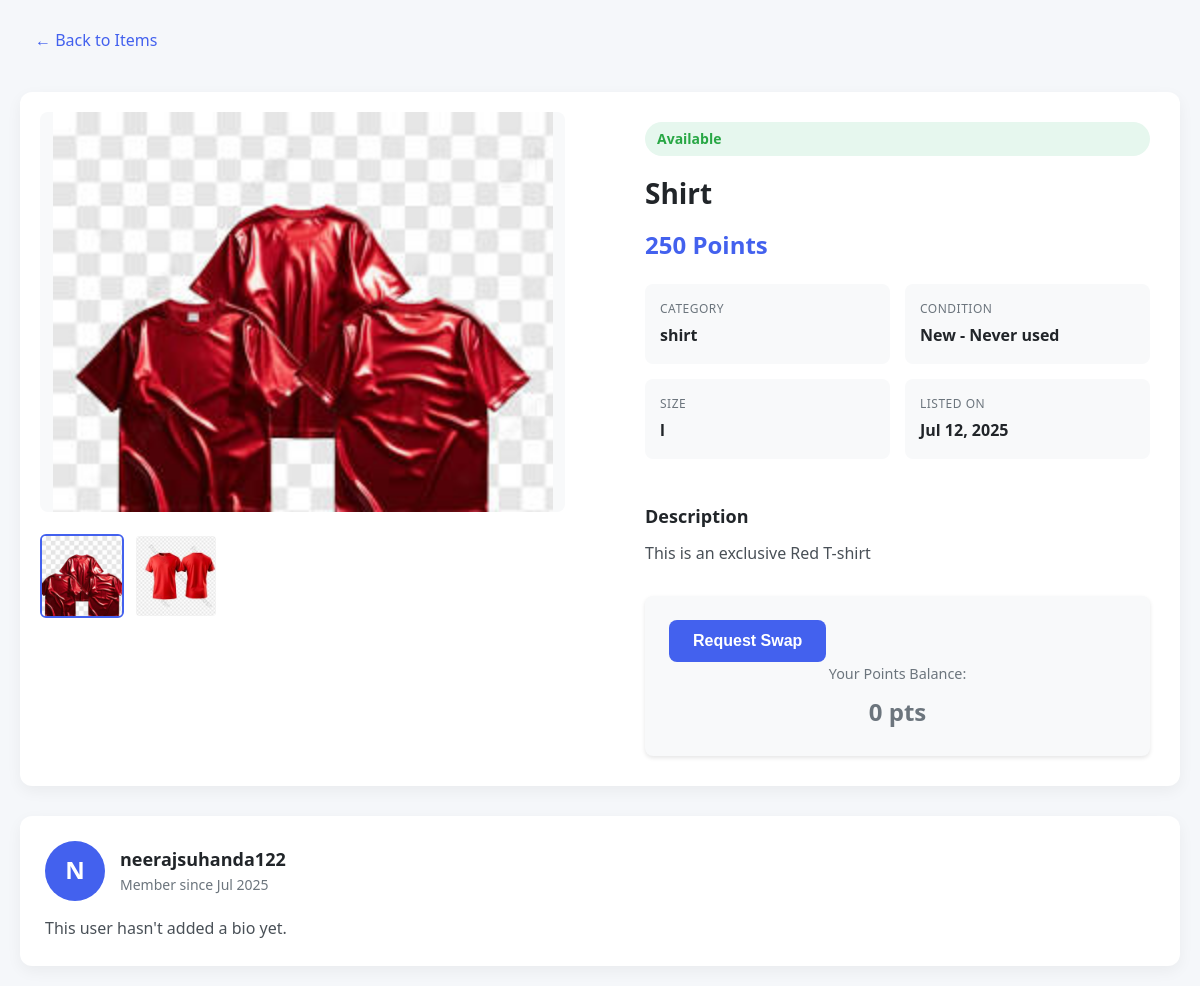
/items/13/ (signed in), run on the app's committed database.
### mainapp/models.py (models this page shows, shortened)
class Item(models.Model):
    CONDITION_CHOICES = [
        ('new', 'New - Never used'),
        ('like-new', 'Like New - Barely used'),
        ('good', 'Good - Some wear'),
        ('fair', 'Fair - Noticeable wear'),
        ('poor', 'Poor - Significant wear'),
    ]
    CATEGORY_CHOICES = [
        ('shirt','shirt'),
        ('t-shirt','t-shirt'),
        ('Track','Track'),
        ('Dress','Dress'),
    ]
    title = models.CharField(max_length=100)
    description = models.TextField()
    category = models.CharField(max_length=50, choices=CATEGORY_CHOICES)
    size = models.CharField(max_length=50)
    condition = models.CharField(max_length=20, choices=CONDITION_CHOICES)
    user = models.ForeignKey(User, on_delete=models.CASCADE)
    status = models.BooleanField(default=False)# False = Unavailable, True = Available
    points = models.IntegerField(null=True)
    uploaded_at = models.DateTimeField(auto_now_add=True)

class ItemImage(models.Model):
    user = models.ForeignKey(User, on_delete=models.CASCADE,null=True)
    item = models.ForeignKey(Item, on_delete=models.CASCADE, related_name='images')
    image = models.ImageField(upload_to='item_images/')

### mainapp/views.py (the view)
# urls.py: path('items/<int:item_id>/',views.item_detail_view, name='item_detail'),
@login_required
def item_detail_view(request, item_id):
    item = get_object_or_404(Item.objects.prefetch_related('images'), id=item_id)
    user_items = Item.objects.filter(user=request.user)
    total_points = user_items.aggregate(total=Sum('points'))['total'] or 0
    context = {
        'item': item,
        'owner': item.user ,
        'total_points':total_points,
        'user_is_owner': request.user.is_authenticated and request.user == item.user# Assuming you want to show owner info
    }
    return render(request, "Items_detail_page.html", context)

### templates/Items_detail_page.html (shortened to what this page needs)
<!DOCTYPE html>
<html lang="en">
<head>
</head>
<body>
    {% if request.user.is_authenticated %}
    <div class="container">
        <div class="header">
            <a href="{% url 'item-list' %}" class="back-button">
                ← Back to Items
            </a>
        </div>
        <div class="item-container">
            <div class="gallery-section">
                {% if item.images.all %}
                    <img src="{{ item.images.first.image.url }}" alt="{{ item.title }}" class="main-image" id="mainImage">
                {% else %}
                    <div class="main-image" style="display: flex; align-items: center; justify-content: center; color: #adb5bd;">
                        No Image Available
                    </div>
                {% endif %}
                <div class="thumbnail-container">
                    {% for image in item.images.all %}
                        <img src="{{ image.image.url }}" alt="Thumbnail {{ forloop.counter }}" class="thumbnail {% if forloop.first %}active{% endif %}" onclick="changeMainImage('{{ image.image.url }}', this)">
                    {% endfor %}
                </div>
            </div>
            <div class="details-section">
                <span class="status-badge {% if item.status %}available{% else %}unavailable{% endif %}">
                    {% if item.status %}Available{% else %}Unavailable{% endif %}
                </span>
                <h1 class="item-title">{{ item.title }}</h1>
                {% if item.points %}
                <div class="item-price">{{ item.points }} Points</div>
                {% endif %}
                <div class="meta-grid">
                    <div class="meta-item">
                        <div class="meta-label">Category</div>
                        <div class="meta-value">{{ item.get_category_display }}</div>
                    </div>
                    <div class="meta-item">
                        <div class="meta-label">Condition</div>
                        <div class="meta-value">{{ item.get_condition_display }}</div>
                    </div>
                    <div class="meta-item">
                        <div class="meta-label">Size</div>
                        <div class="meta-value">{{ item.size }}</div>
                    </div>
                    <div class="meta-item">
                        <div class="meta-label">Listed On</div>
                        <div class="meta-value">{{ item.uploaded_at|date:"M d, Y" }}</div>
                    </div>
                </div>
                <div class="description">
                    <h3>Description</h3>
                    <div class="description-content">{{ item.description }}</div>
                </div>
             <div class="action-panel">
    <button class="btn btn-primary" {% if not item.status %}disabled{% endif %}>
        {% if total_points > 0 %}Redeem Points{% else %}Request Swap{% endif %}
    </button>
    <div class="points-display mt-2">
        <div class="points-label">Your Points Balance:</div>
        <div class="points-value {% if total_points > 0 %}text-success{% else %}text-muted{% endif %}">
            {{ total_points|default:0 }} pts
        </div>
    </div>
</div>
            </div>
        </div>
        <div class="owner-section">
            <div class="owner-header">
                <div class="owner-avatar">{{ item.user.username|first|upper }}</div>
                <div>
                    <h3 class="owner-name">{{ item.user.username }}</h3>
                    <div class="owner-meta">Member since {{ item.user.date_joined|date:"M Y" }}</div>
                </div>
            </div>
            <div class="owner-bio">
                This user hasn't added a bio yet.
            </div>
        </div>
    </div>
{% else %}
    <p><a href="/login/">Login</a> to see more details</p>
{% endif %}
</body>
</html>

### templates/Items_detail_page.html (style rules this page uses)
:root { --primary: #4361ee; --secondary: #3f37c9; --accent: #4895ef; --light: #f8f9fa; --dark: #212529; --success: #4cc9f0; --warning: #f72585; --gray: #6c757d; }
body { font-family: 'Segoe UI', system-ui, sans-serif; margin: 0; padding: 0; background-color: #f5f7fa; color: var(--dark); line-height: 1.6; }
.container { max-width: 1200px; margin: 0 auto; padding: 20px; }
.header { display: flex; justify-content: space-between; align-items: center; margin-bottom: 30px; }
.back-button { display: inline-flex; align-items: center; gap: 5px; color: var(--primary); text-decoration: none; font-weight: 500; padding: 8px 15px; border-radius: 6px; transition: all 0.3s; }
.item-container { display: grid; grid-template-columns: 1fr 1fr; gap: 30px; background: white; border-radius: 12px; box-shadow: 0 5px 15px rgba(0, 0, 0, 0.05); overflow: hidden; }
.gallery-section { padding: 20px; }
.main-image { width: 100%; height: 400px; object-fit: contain; background: #f8f9fa; border-radius: 8px; margin-bottom: 15px; }
.thumbnail-container { display: flex; gap: 10px; overflow-x: auto; padding-bottom: 10px; }
.thumbnail { width: 80px; height: 80px; object-fit: cover; border-radius: 6px; cursor: pointer; border: 2px solid transparent; transition: all 0.3s; }
.thumbnail:hover, .thumbnail.active { border-color: var(--primary); }
.details-section { padding: 30px; display: flex; flex-direction: column; }
.status-badge { display: inline-block; padding: 6px 12px; border-radius: 20px; font-size: 14px; font-weight: 600; margin-bottom: 15px; }
.available { background-color: #e6f7ee; color: #28a745; }
.item-title { font-size: 28px; margin: 0 0 10px; color: var(--dark); }
.item-price { font-size: 24px; font-weight: 700; color: var(--primary); margin-bottom: 20px; }
.meta-grid { display: grid; grid-template-columns: repeat(2, 1fr); gap: 15px; margin-bottom: 25px; }
.meta-item { background: #f8f9fa; padding: 15px; border-radius: 8px; }
.meta-label { font-size: 12px; text-transform: uppercase; color: var(--gray); letter-spacing: 0.5px; margin-bottom: 5px; }
.meta-value { font-weight: 600; font-size: 16px; }
.description { margin-bottom: 30px; }
.description h3 { margin-bottom: 10px; font-size: 18px; }
.description-content { color: #495057; white-space: pre-line; }
.btn { padding: 12px 24px; border-radius: 8px; font-weight: 600; cursor: pointer; transition: all 0.3s; border: none; font-size: 16px; display: inline-flex; align-items: center; justify-content: center; gap: 8px; }
.btn-primary { background-color: var(--primary); color: white; flex: 1; }
.owner-section { background: white; border-radius: 12px; padding: 25px; margin-top: 30px; box-shadow: 0 5px 15px rgba(0, 0, 0, 0.05); }
.owner-header { display: flex; align-items: center; gap: 15px; margin-bottom: 15px; }
.owner-avatar { width: 60px; height: 60px; border-radius: 50%; background-color: var(--primary); color: white; display: flex; align-items: center; justify-content: center; font-size: 24px; font-weight: bold; }
.owner-name { font-size: 18px; font-weight: 600; margin: 0; }
.owner-meta { color: var(--gray); font-size: 14px; }
.owner-bio { color: #495057; line-height: 1.6; }
.action-panel { background: #f8f9fa; padding: 1.5rem; border-radius: 8px; box-shadow: 0 2px 4px rgba(0,0,0,0.1); }
.points-display { text-align: center; }
.points-label { font-size: 0.9rem; color: #6c757d; }
.points-value { font-size: 1.5rem; font-weight: bold; margin-top: 0.5rem; }
.text-muted { color: #6c757d; }

### data on the page
Item: images.first.image (picture), title "Shirt", points "250", category "shirt", condition "New - Never used", size "l", uploaded_at "Jul 12, 2025", description "This is an exclusive Red T-shirt", user.username|first "N", user.username "neerajsuhanda122", user.date_joined "Jul 2025"
ItemImage: image (picture)
ItemImage: image (picture)

### other printed values
{{ total_points|default:0 }} "0"
